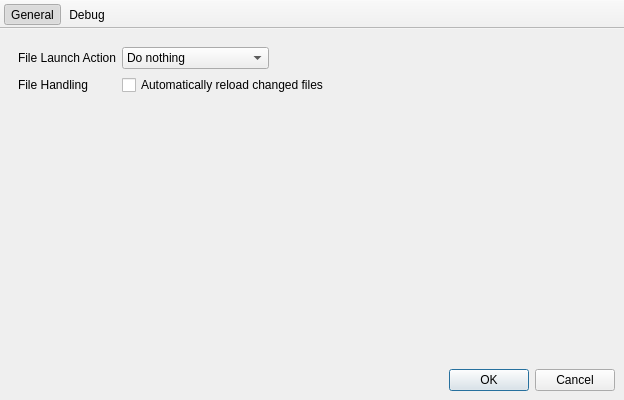
<?xml version="1.0" encoding="UTF-8"?>
<ui version="4.0">
 <class>PreferencesDialog</class>
 <widget class="QMainWindow" name="PreferencesDialog">
  <property name="windowModality">
   <enum>Qt::ApplicationModal</enum>
  </property>
  <property name="geometry">
   <rect>
    <x>0</x>
    <y>0</y>
    <width>624</width>
    <height>400</height>
   </rect>
  </property>
  <property name="windowTitle">
   <string>Preferences</string>
  </property>
  <widget class="QWidget" name="centralwidget">
   <layout class="QVBoxLayout" name="verticalLayout">
    <item>
     <widget class="QStackedWidget" name="stackedWidget">
      <property name="minimumSize">
       <size>
        <width>600</width>
        <height>150</height>
       </size>
      </property>
      <property name="currentIndex">
       <number>0</number>
      </property>
      <widget class="QWidget" name="generalPage">
       <layout class="QFormLayout" name="formLayout">
        <property name="fieldGrowthPolicy">
         <enum>QFormLayout::FieldsStayAtSizeHint</enum>
        </property>
        <item row="0" column="0">
         <widget class="QLabel" name="fileLaunchActionLabel">
          <property name="text">
           <string>File Launch Action</string>
          </property>
         </widget>
        </item>
        <item row="0" column="1">
         <widget class="QComboBox" name="fileLaunchActionComboBox">
          <item>
           <property name="text">
            <string>Do nothing</string>
           </property>
          </item>
          <item>
           <property name="text">
            <string>Open last file</string>
           </property>
          </item>
          <item>
           <property name="text">
            <string>Show open file dialog</string>
           </property>
          </item>
         </widget>
        </item>
        <item row="1" column="0">
         <widget class="QLabel" name="fileHandlingLabel">
          <property name="text">
           <string>File Handling</string>
          </property>
         </widget>
        </item>
        <item row="1" column="1">
         <widget class="QCheckBox" name="autoReloadCheckBox">
          <property name="toolTip">
           <string>When checked, any file currently loaded will be automatically refreshed if it is changed by an external application. This allows you to see your changes immediately simply by pressing save in your text editor.</string>
          </property>
          <property name="text">
           <string>Automatically reload changed files</string>
          </property>
         </widget>
        </item>
       </layout>
      </widget>
      <widget class="QWidget" name="debugPage">
       <layout class="QFormLayout" name="formLayout_2">
        <property name="fieldGrowthPolicy">
         <enum>QFormLayout::FieldsStayAtSizeHint</enum>
        </property>
       </layout>
      </widget>
     </widget>
    </item>
    <item>
     <widget class="QDialogButtonBox" name="buttonBox">
      <property name="orientation">
       <enum>Qt::Horizontal</enum>
      </property>
      <property name="standardButtons">
       <set>QDialogButtonBox::Cancel|QDialogButtonBox::Ok</set>
      </property>
     </widget>
    </item>
   </layout>
  </widget>
  <widget class="QToolBar" name="toolBar">
   <property name="windowTitle">
    <string>toolBar</string>
   </property>
   <property name="movable">
    <bool>false</bool>
   </property>
   <property name="toolButtonStyle">
    <enum>Qt::ToolButtonTextUnderIcon</enum>
   </property>
   <property name="floatable">
    <bool>false</bool>
   </property>
   <attribute name="toolBarArea">
    <enum>TopToolBarArea</enum>
   </attribute>
   <attribute name="toolBarBreak">
    <bool>false</bool>
   </attribute>
   <addaction name="generalAction"/>
   <addaction name="debugAction"/>
  </widget>
  <action name="generalAction">
   <property name="checkable">
    <bool>true</bool>
   </property>
   <property name="checked">
    <bool>true</bool>
   </property>
   <property name="icon">
    <iconset resource="Resources.qrc">
     <normaloff>:/icons/General.png</normaloff>:/icons/General.png</iconset>
   </property>
   <property name="text">
    <string>General</string>
   </property>
  </action>
  <action name="debugAction">
   <property name="checkable">
    <bool>true</bool>
   </property>
   <property name="icon">
    <iconset resource="Resources.qrc">
     <normaloff>:/icons/Debug.png</normaloff>:/icons/Debug.png</iconset>
   </property>
   <property name="text">
    <string>Debug</string>
   </property>
  </action>
 </widget>
 <tabstops>
  <tabstop>fileLaunchActionComboBox</tabstop>
  <tabstop>autoReloadCheckBox</tabstop>
  <tabstop>buttonBox</tabstop>
 </tabstops>
 <resources>
  <include location="Resources.qrc"/>
 </resources>
 <connections>
  <connection>
   <sender>buttonBox</sender>
   <signal>accepted()</signal>
   <receiver>PreferencesDialog</receiver>
   <slot>accept()</slot>
   <hints>
    <hint type="sourcelabel">
     <x>399</x>
     <y>379</y>
    </hint>
    <hint type="destinationlabel">
     <x>399</x>
     <y>299</y>
    </hint>
   </hints>
  </connection>
  <connection>
   <sender>buttonBox</sender>
   <signal>rejected()</signal>
   <receiver>PreferencesDialog</receiver>
   <slot>reject()</slot>
   <hints>
    <hint type="sourcelabel">
     <x>399</x>
     <y>379</y>
    </hint>
    <hint type="destinationlabel">
     <x>399</x>
     <y>299</y>
    </hint>
   </hints>
  </connection>
  <connection>
   <sender>fileLaunchActionComboBox</sender>
   <signal>currentIndexChanged(int)</signal>
   <receiver>PreferencesDialog</receiver>
   <slot>preferenceChanged()</slot>
   <hints>
    <hint type="sourcelabel">
     <x>365</x>
     <y>95</y>
    </hint>
    <hint type="destinationlabel">
     <x>299</x>
     <y>199</y>
    </hint>
   </hints>
  </connection>
  <connection>
   <sender>generalAction</sender>
   <signal>triggered()</signal>
   <receiver>PreferencesDialog</receiver>
   <slot>switchPage()</slot>
   <hints>
    <hint type="sourcelabel">
     <x>-1</x>
     <y>-1</y>
    </hint>
    <hint type="destinationlabel">
     <x>299</x>
     <y>199</y>
    </hint>
   </hints>
  </connection>
  <connection>
   <sender>debugAction</sender>
   <signal>triggered()</signal>
   <receiver>PreferencesDialog</receiver>
   <slot>switchPage()</slot>
   <hints>
    <hint type="sourcelabel">
     <x>-1</x>
     <y>-1</y>
    </hint>
    <hint type="destinationlabel">
     <x>299</x>
     <y>199</y>
    </hint>
   </hints>
  </connection>
  <connection>
   <sender>autoReloadCheckBox</sender>
   <signal>stateChanged(int)</signal>
   <receiver>PreferencesDialog</receiver>
   <slot>preferenceChanged()</slot>
   <hints>
    <hint type="sourcelabel">
     <x>381</x>
     <y>121</y>
    </hint>
    <hint type="destinationlabel">
     <x>311</x>
     <y>199</y>
    </hint>
   </hints>
  </connection>
 </connections>
 <slots>
  <slot>accept()</slot>
  <slot>reject()</slot>
  <slot>preferenceChanged()</slot>
  <slot>switchPage()</slot>
 </slots>
</ui>
